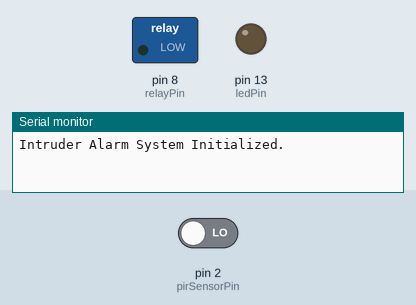
Simulated run of this sketch. Board: Arduino Uno, built with avr-gcc and run on an emulated ATmega328P. Shown: switched loads named in the sketch (green lamp = pin HIGH), output pins drawn as LEDs (lit = HIGH), the last lines printed to the serial monitor. The inputs (shaded band) are chosen by the test bench; at power-on: pin 2 (pirSensorPin) LOW.

Above: at 1.8 s.
1.9 s: pin 2 (pirSensorPin) driven HIGH
At 2.6 s:
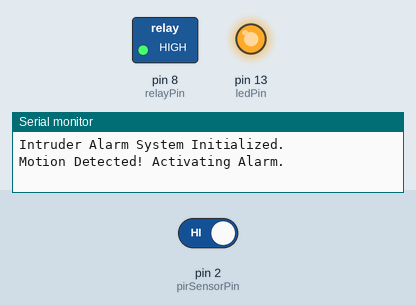
Timing chart, 0 to 4.9 s (numbered marks = the images above; inputs shaded):
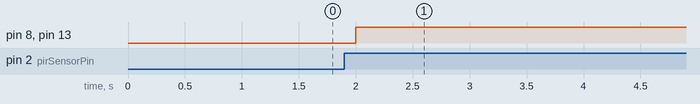

Measured:
- after the input at 1.9 s, pin 8 (relayPin), pin 13 (ledPin): LOW → HIGH after 0.10 s

The sketch:

intruder_alarm.ino
```cpp
// Intruder Alarm System using PIR Sensor
// Components: Arduino Uno, HC-SR501 PIR Sensor, 5V Relay Module, Buzzer

const int pirSensorPin = 2;
const int relayPin = 8;
const int ledPin = 13;

void setup() {

  Serial.begin(9600);

  pinMode(pirSensorPin, INPUT);      // PIR sensor as input
  pinMode(relayPin, OUTPUT);         // Relay module as output
  pinMode(ledPin, OUTPUT);           // LED as output (optional)

  digitalWrite(relayPin, LOW);
  digitalWrite(ledPin, LOW);

  Serial.println("Intruder Alarm System Initialized.");
}

void loop() {
  int motionDetected = digitalRead(pirSensorPin);

  if (motionDetected == HIGH) {
    Serial.println("Motion Detected! Activating Alarm.");

    digitalWrite(relayPin, HIGH);

    digitalWrite(ledPin, HIGH);

    delay(10000);  // 10000 milliseconds = 10 seconds

    digitalWrite(relayPin, LOW);

    digitalWrite(ledPin, LOW);

    Serial.println("Alarm Deactivated. Monitoring...");
  } else {
    digitalWrite(relayPin, LOW);
    digitalWrite(ledPin, LOW);
  }

  delay(500);
}
```
